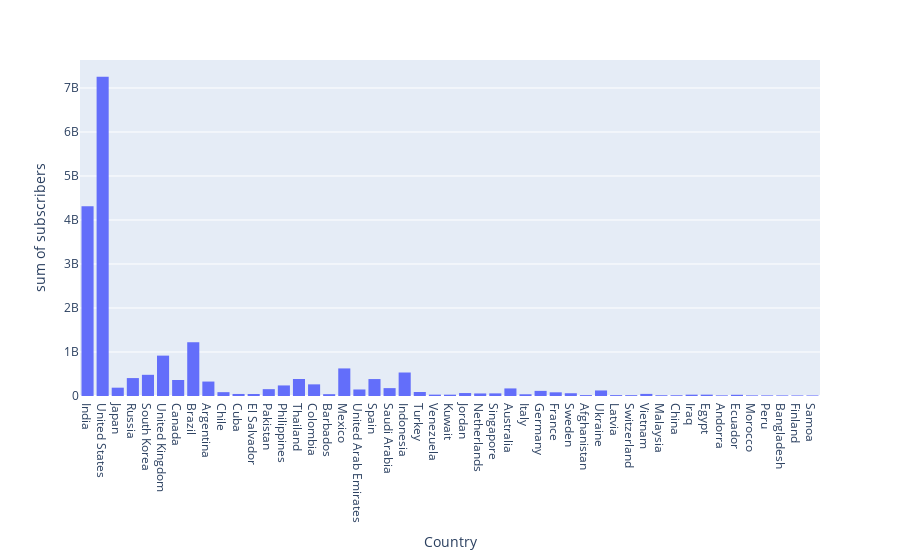

Notebook cell for this chart:
### Code cell
fig_df2

### Figure 1 — Plotly figure (JSON) as saved in the notebook; plotly's stock layout.template omitted (floating-point values rounded to 4 significant figures; data arrays with more than 128 entries replaced by an {"elided": "..."} marker saying what was removed)
{"data": [{"alignmentgroup": "True", "bingroup": "x", "histfunc": "sum", "hovertemplate": "Country=%{x}<br>sum of subscribers=%{y}<extra></extra>", "legendgroup": "", "marker": {"color": "#636efa", "pattern": {"shape": ""}}, "name": "", "offsetgroup": "", "orientation": "v", "showlegend": false, "type": "histogram", "x": {"elided": "988 str values"}, "xaxis": "x", "y": {"elided": "988 int values"}, "yaxis": "y"}], "layout": {"autosize": true, "barmode": "relative", "legend": {"tracegroupgap": 0}, "margin": {"t": 60}, "xaxis": {"anchor": "y", "autorange": true, "domain": [0, 1], "range": [-0.5, 48.5], "title": {"text": "Country"}, "type": "category"}, "yaxis": {"anchor": "x", "autorange": true, "domain": [0, 1], "range": [0, 7636000000.0], "title": {"text": "sum of subscribers"}, "type": "linear"}}}
